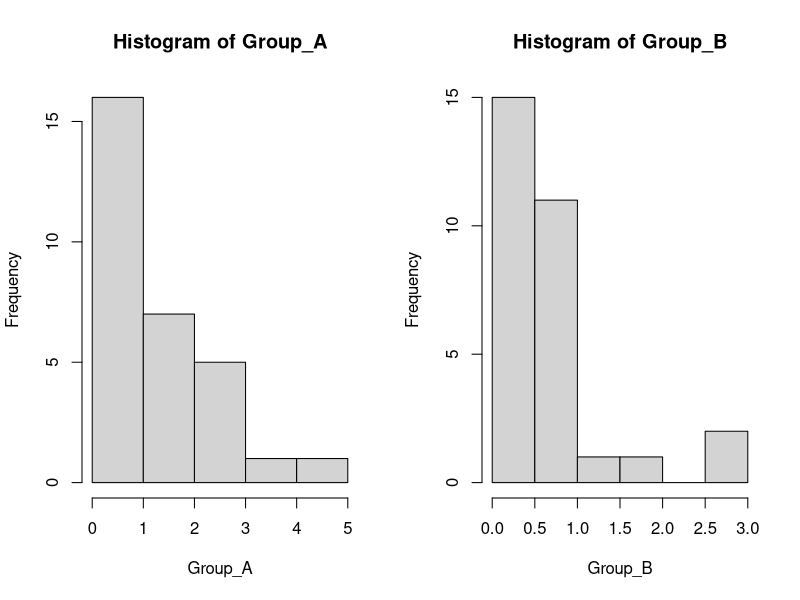
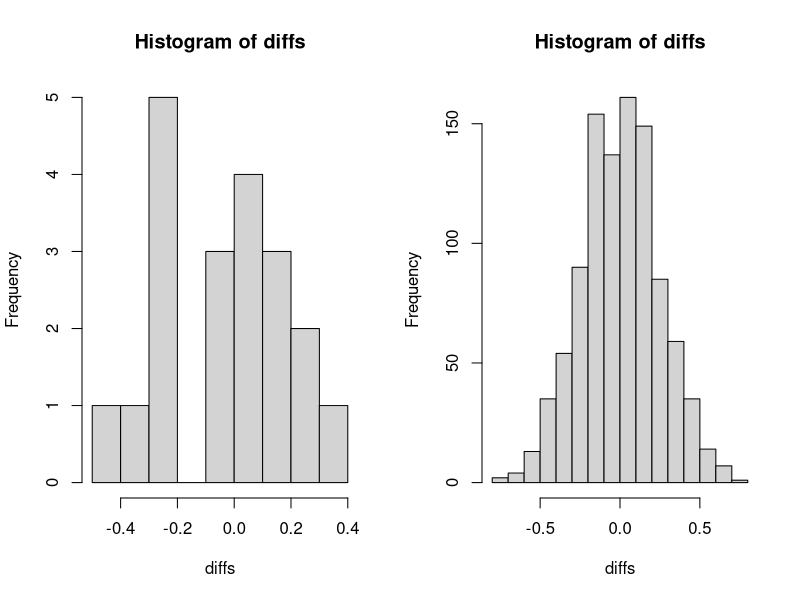

Recreate these plots in R, in order.
## ---- chunk 1
Group_A = c(1.25310535, 0.55464140, 0.30128300, 1.29312466, 0.99455579,
            0.51417430, 2.00783240, 0.42224244, 2.17877257, 3.21778902,
            0.55782935, 0.59461765, 0.97739581, 0.20986658, 0.30944786,
            1.10593627, 0.77418776, 0.08967408,1.10817666, 0.24726425,
            1.57198685, 4.83281274, 0.43113213, 2.73038931, 1.13683142,
            0.81336825, 0.83700649, 1.78476540, 2.31247163, 2.90988727)
Group_B = c(2.94928948, 0.70302878, 0.69016263, 1.25069011, 0.43649776,
           0.22462232, 0.39231981, 1.57634350, 0.42792839, 0.19608026,
           0.37724368, 0.07071508, 0.03962611, 0.38580831, 2.63928857,
           0.78220807, 0.66454197, 0.95685690,0.02484568, 0.21600677,
           0.88031195, 0.13567357, 0.68181725, 0.20116062,0.48347620,
           0.50102846, 0.15668497, 0.71992076, 0.68549794, 0.86150777)
## ---- chunk 2
    par(mfrow = c(1, 2));
    hist(Group_A);
    hist(Group_B);
## ---- chunk 3
    t.test(Group_A, Group_B);
## ---- chunk 4
    wilcox.test(Group_A, Group_B);
## ---- chunk 5
        getMeanDiffBetweenPermGroups = function () {
            randomize = sample(c(Group_A, Group_B));
            Group_A_perm = randomize[1:30];
            Group_B_perm = randomize[31:60];
            Group_A_perm_mean = mean(Group_A_perm);
            Group_B_perm_mean = mean(Group_B_perm);
            return (Group_A_perm_mean - Group_B_perm_mean);
        }
        numOfPerm = 20;
        diffs = replicate(numOfPerm, getMeanDiffBetweenPermGroups());
        hist(diffs);
## ---- chunk 6
        getMeanDiffBetweenPermGroups()
## ---- chunk 7
        unpremDiff = mean(Group_A) - mean(Group_B);
        numOfPerm = 10^4;
        diffs = replicate(numOfPerm, getMeanDiffBetweenPermGroups());
        (H = sum(ifelse(diffs > unpremDiff, 1, 0)));
        (pValue = (H + 1) / numOfPerm);
## ---- chunk 8
        numOfPerm = 10^3;
        diffs = replicate(numOfPerm, getMeanDiffBetweenPermGroups());
        hist(diffs);
        unpremDiff = mean(Group_A) - mean(Group_B);
        z = (unpremDiff)/(sd(diffs)/sqrt(length(diffs)));
        H = sum(ifelse(z < diffs, 1, 0));
        pValue = 2*pnorm(-abs(z));
        pValue 
